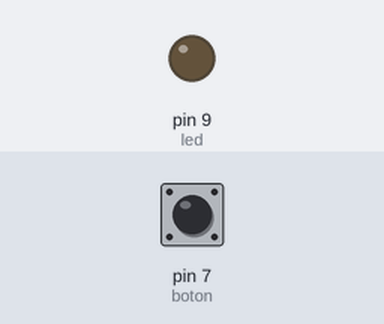
Simulated run of this sketch. Board: Arduino Uno, built with avr-gcc and run on an emulated ATmega328P. Shown: output pins drawn as LEDs (lit = HIGH). Inputs (shaded band) come from the test bench; at power-on: pin 7 (boton) LOW.

Above: at 1.2 s.
1.3 s: pin 7 (boton) pulled HIGH for 0.15 s
At 2.56 s:
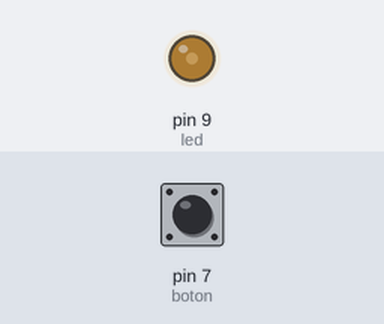
At 3.16 s:
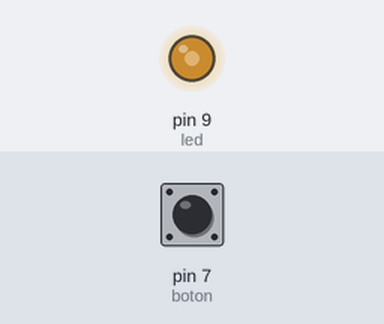
4.3 s: pin 7 (boton) pulled HIGH for 1 s
7.5 s: pin 7 (boton) pulled HIGH for 3.2 s
At 14.2 s:
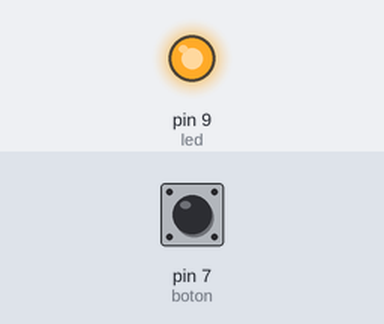
Timing chart, 0 to 15.7 s (numbered marks = the images above; inputs shaded):
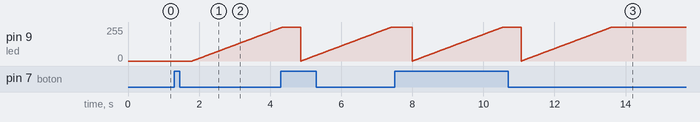

The sketch:

arduinoEjemplosFOR.ino
```cpp
int boton = 7;
int led = 9;

void setup() {
  // put your setup code here, to run once:
pinMode(7,INPUT);
pinMode(9,OUTPUT);
}

void loop() {
  // put your main code here, to run repeatedly:
int botonx = digitalRead(boton);
if(botonx == 1 ){
delay(500);
for( int x = 0 ; x <=255 ; x = x + 1){
   analogWrite(led,x);
   delay(10);
}

}


}
```

Measured:
- after the input at 1.3 s, pin 9 (led): moves from 0/255 to 249/255 over 2.5 s, starting after 0.51 s
- after the input at 7.5 s, pin 9 (led): ramps from 0/255 to 255/255 and jumps back, once every 3.1 s
